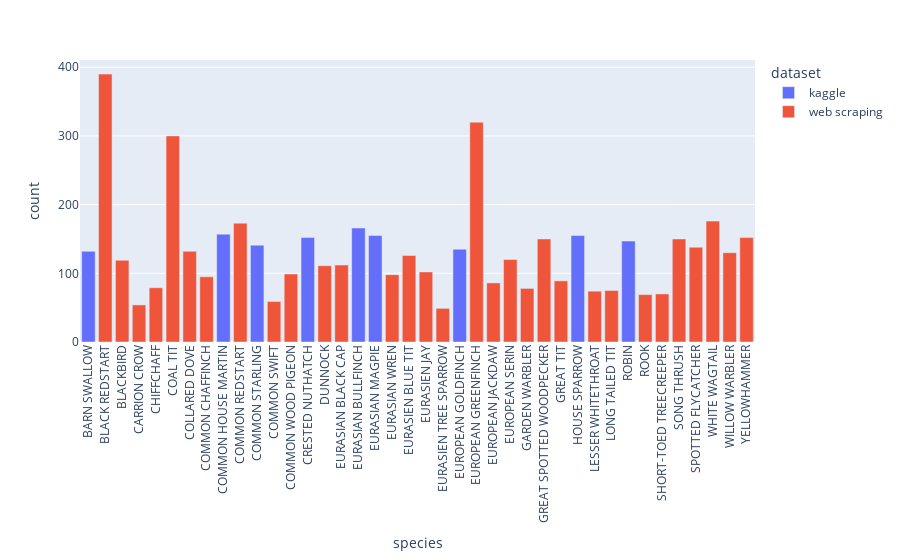

The cell this chart's notebook holds for it:
### Markdown cell above
### with pandas & plotly

### Code cell
fig3 = px.bar(df, x = 'species', y = 'count', color = 'dataset')
fig3.update_xaxes(tickangle=270, categoryorder = 'category ascending')
fig3.show()

### Figure 1 — Plotly figure (JSON) as saved in the notebook; plotly's stock layout.template omitted (floating-point values rounded to 4 significant figures)
{"data": [{"alignmentgroup": "True", "hovertemplate": "dataset=kaggle<br>species=%{x}<br>count=%{y}<extra></extra>", "legendgroup": "kaggle", "marker": {"color": "#636efa", "pattern": {"shape": ""}}, "name": "kaggle", "offsetgroup": "kaggle", "orientation": "v", "showlegend": true, "textposition": "auto", "type": "bar", "x": ["BARN SWALLOW", "COMMON HOUSE MARTIN", "COMMON STARLING", "CRESTED NUTHATCH", "EURASIAN BULLFINCH", "EURASIAN MAGPIE", "EUROPEAN GOLDFINCH", "HOUSE SPARROW", "ROBIN"], "xaxis": "x", "y": [132, 157, 141, 152, 166, 155, 135, 155, 147], "yaxis": "y"}, {"alignmentgroup": "True", "hovertemplate": "dataset=web scraping<br>species=%{x}<br>count=%{y}<extra></extra>", "legendgroup": "web scraping", "marker": {"color": "#EF553B", "pattern": {"shape": ""}}, "name": "web scraping", "offsetgroup": "web scraping", "orientation": "v", "showlegend": true, "textposition": "auto", "type": "bar", "x": ["BLACK REDSTART", "BLACKBIRD", "CARRION CROW", "CHIFFCHAFF", "COAL TIT", "COLLARED DOVE", "COMMON CHAFFINCH", "COMMON REDSTART", "COMMON SWIFT", "COMMON WOOD PIGEON", "DUNNOCK", "EURASIAN BLACK CAP", "EURASIAN WREN", "EURASIEN BLUE TIT", "EURASIEN JAY", "EURASIEN TREE SPARROW", "EUROPEAN GREENFINCH", "EUROPEAN JACKDAW", "EUROPEAN SERIN", "GARDEN WARBLER", "GREAT SPOTTED WOODPECKER", "GREAT TIT", "LESSER WHITETHROAT", "LONG TAILED TIT", "ROOK", "SHORT-TOED TREECREEPER", "SONG THRUSH", "SPOTTED FLYCATCHER", "WHITE WAGTAIL", "WILLOW WARBLER", "YELLOWHAMMER"], "xaxis": "x", "y": [390, 119, 54, 79, 300, 132, 95, 173, 59, 99, 111, 112, 98, 126, 102, 49, 320, 86, 120, 78, 150, 89, 74, 75, 69, 70, 150, 138, 176, 130, 152], "yaxis": "y"}], "layout": {"barmode": "relative", "legend": {"title": {"text": "dataset"}, "tracegroupgap": 0}, "margin": {"t": 60}, "xaxis": {"anchor": "y", "categoryorder": "category ascending", "domain": [0, 1], "tickangle": -90, "title": {"text": "species"}}, "yaxis": {"anchor": "x", "domain": [0, 1], "title": {"text": "count"}}}}
